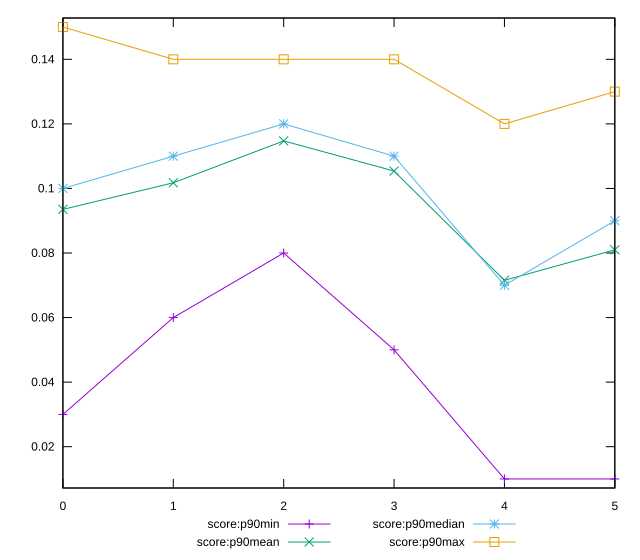

Write gnuplot code to recreate this figure.
reset

$scoreP90Min <<EOF
0 0.03
1 0.06
2 0.08
3 0.05
4 0.01
5 0.01
EOF

$scoreP90Mean <<EOF
0 0.09351648351648348
1 0.10175824175824173
2 0.1147252747252747
3 0.10538461538461537
4 0.07153846153846152
5 0.08098901098901091
EOF

$scoreP90Median <<EOF
0 0.1
1 0.11
2 0.12
3 0.11
4 0.07
5 0.09
EOF

$scoreP90Max <<EOF
0 0.15
1 0.14
2 0.14
3 0.14
4 0.12
5 0.13
EOF

set key outside below
set xrange [0:5]
set yrange [0.0072:0.1528]
set trange [0.0072:0.1528]
set terminal svg size 640, 560 enhanced background rgb 'white'
set output "reprap/max-potential-fid/progression/score.svg"

plot $scoreP90Min title "score:p90min" with linespoints, \
     $scoreP90Mean title "score:p90mean" with linespoints, \
     $scoreP90Median title "score:p90median" with linespoints, \
     $scoreP90Max title "score:p90max" with linespoints

reset
